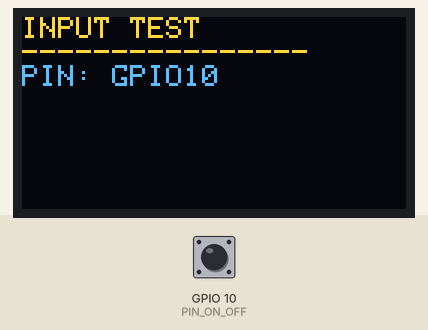
Simulated run of this sketch. Board: ESP32-S3. On the bench: 128×64 one-colour display. The inputs (shaded band) are chosen by the test bench; at power-on: GPIO 10 (PIN_ON_OFF) HIGH. The OLED is the two-colour kind (top 16 rows yellow); what the sketch prints to the serial monitor is not drawn.

Above: at 0.2 s.
At 1.3 s:
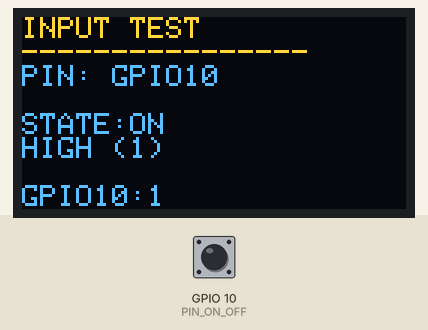
1.4 s: GPIO 10 (PIN_ON_OFF) pulled LOW for 0.15 s
At 1.9 s:
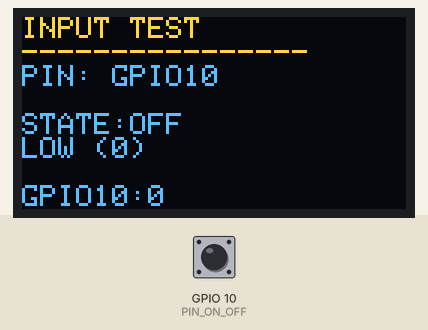
3.5 s: GPIO 10 (PIN_ON_OFF) pulled LOW for 3.2 s
Timing chart, 0 to 6.5 s (numbered marks = the images above; inputs shaded):
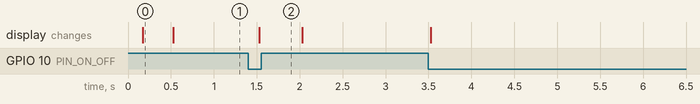

Measured:
- after the input at 1.4 s, the display: changes after 0.13 s (image 2)

The sketch:

test04_gpio_input.ino
```cpp
#include <Arduino.h>
#include <Wire.h>
#include <Adafruit_SSD1306.h>

// TEST 04 - GPIO INPUT (ON/OFF)
// Phu hop: ESP32-S3 N16R8 CH343P
// Muc dich: doc trang thai cua PIN_ON_OFF_INPUT (GPIO10)

// OLED SSD1306 128x64 I2C 0x3C SDA8 SCL9
#define OLED_SDA 8
#define OLED_SCL 9
#define OLED_ADDR 0x3C
#define OLED_W 128
#define OLED_H 64
Adafruit_SSD1306 display(OLED_W, OLED_H, &Wire, -1);
bool oled_ok = false;
//
// NOTE PRODUCTION:
//  - PinConfig.h ghi "Input mode (INPUT, INPUT_PULLUP, INPUT_PULLDOWN) TBD
//    - hardware confirmation needed". KHONG sua PinConfig.
//  - Test nay cho phep chon mode mac dinh qua INPUT_MODE define.
//
// KHONG upload quen khong tho! Day la testcase build/static.

#ifndef INPUT_MODE
#define INPUT_MODE INPUT_PULLUP   // hardcode tam - can xac nhan phan cung
#endif

#define PIN_ON_OFF 10

#define POLL_MS 100UL
#define MIN_REPORT_MS 500UL

unsigned long last_report = 0;

void setup() {
    Serial.begin(115200);
    delay(100);
    while (!Serial && millis() < 3000) {}

    Serial.println();
    Serial.println("=== TEST 04 : GPIO INPUT (ON/OFF) ===");
    pinMode(PIN_ON_OFF, OUTPUT);
    digitalWrite(PIN_ON_OFF, LOW);
    delay(10);
    pinMode(PIN_ON_OFF, INPUT_MODE);  // che do input tu PinConfig note

    Serial.printf("[GPIO-IN] PIN_ON_OFF = GPIO%u | mode = %d\r\n",
                  PIN_ON_OFF, (int)INPUT_MODE);
    Serial.println("[NOTE] Input mode TBD in PinConfig - verify wiring before hardware run");

    // OLED init
    Wire.begin(OLED_SDA, OLED_SCL);
    if (!display.begin(SSD1306_SWITCHCAPVCC, OLED_ADDR)) {
        oled_ok = false;
        Serial.println("[OLED] INIT FAIL");
    } else {
        oled_ok = true;
        display.clearDisplay();
        display.setTextSize(1);
        display.setTextColor(SSD1306_WHITE);
        display.setCursor(0, 0);
        display.println("INPUT TEST");
        display.println("----------------");
        display.print("PIN: GPIO");
        display.println(PIN_ON_OFF);
        display.display();
        Serial.println("[OLED] INIT PASS");
    }
}

void updateOled(int level) {
    if (!oled_ok) return;
    display.clearDisplay();
    display.setTextSize(1);
    display.setTextColor(SSD1306_WHITE);
    display.setCursor(0, 0);
    display.println("INPUT TEST");
    display.println("----------------");
    display.print("PIN: GPIO");
    display.println(PIN_ON_OFF);
    display.println("");
    display.print("STATE:");
    display.println(level ? "ON" : "OFF");
    display.print(level ? "HIGH" : "LOW");
    display.print(" (");
    display.print(level);
    display.println(")");
    // Show raw
    char buf[32];
    snprintf(buf, sizeof(buf), "GPIO10:%d", level);
    display.setCursor(0, 56);
    display.print(buf);
    display.display();
}

void loop() {
    unsigned long now = millis();
    int level = digitalRead(PIN_ON_OFF);

    if (now - last_report >= MIN_REPORT_MS) {
        last_report = now;
        Serial.printf("[GPIO-IN] GPIO%u level = %d (%s)\r\n",
                      PIN_ON_OFF, level, level ? "HIGH/ON" : "LOW/OFF");
        updateOled(level);
    }
}
```
